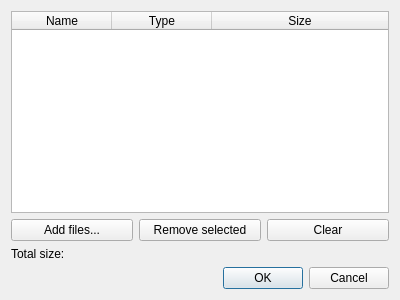
<?xml version="1.0" encoding="UTF-8"?>
<ui version="4.0">
 <class>ResourceDialog</class>
 <widget class="QDialog" name="ResourceDialog">
  <property name="geometry">
   <rect>
    <x>0</x>
    <y>0</y>
    <width>400</width>
    <height>300</height>
   </rect>
  </property>
  <property name="windowTitle">
   <string>Script resources</string>
  </property>
  <property name="windowIcon">
   <iconset resource="gui.qrc">
    <normaloff>:/icons/resources.png</normaloff>:/icons/resources.png</iconset>
  </property>
  <layout class="QVBoxLayout" name="verticalLayout">
   <item>
    <widget class="ResourceTableWidget" name="resourcesTableWidget">
     <property name="editTriggers">
      <set>QAbstractItemView::AnyKeyPressed|QAbstractItemView::DoubleClicked|QAbstractItemView::EditKeyPressed</set>
     </property>
     <property name="dragDropMode">
      <enum>QAbstractItemView::DropOnly</enum>
     </property>
     <property name="alternatingRowColors">
      <bool>true</bool>
     </property>
     <property name="selectionBehavior">
      <enum>QAbstractItemView::SelectRows</enum>
     </property>
     <property name="sortingEnabled">
      <bool>true</bool>
     </property>
     <attribute name="horizontalHeaderStretchLastSection">
      <bool>true</bool>
     </attribute>
     <attribute name="verticalHeaderVisible">
      <bool>false</bool>
     </attribute>
     <column>
      <property name="text">
       <string>Name</string>
      </property>
     </column>
     <column>
      <property name="text">
       <string>Type</string>
      </property>
     </column>
     <column>
      <property name="text">
       <string>Size</string>
      </property>
     </column>
    </widget>
   </item>
   <item>
    <layout class="QHBoxLayout" name="horizontalLayout">
     <item>
      <widget class="QPushButton" name="addFilesPushButton">
       <property name="text">
        <string>Add files...</string>
       </property>
      </widget>
     </item>
     <item>
      <widget class="QPushButton" name="removeSelectedPushButton">
       <property name="text">
        <string>Remove selected</string>
       </property>
      </widget>
     </item>
     <item>
      <widget class="QPushButton" name="clearPushButton">
       <property name="text">
        <string>Clear</string>
       </property>
      </widget>
     </item>
    </layout>
   </item>
   <item>
    <layout class="QFormLayout" name="formLayout">
     <item row="0" column="0">
      <widget class="QLabel" name="label">
       <property name="text">
        <string>Total size:</string>
       </property>
      </widget>
     </item>
     <item row="0" column="1">
      <widget class="QLabel" name="totalSizeLabel">
       <property name="text">
        <string/>
       </property>
      </widget>
     </item>
    </layout>
   </item>
   <item>
    <widget class="QDialogButtonBox" name="buttonBox">
     <property name="orientation">
      <enum>Qt::Horizontal</enum>
     </property>
     <property name="standardButtons">
      <set>QDialogButtonBox::Cancel|QDialogButtonBox::Ok</set>
     </property>
    </widget>
   </item>
  </layout>
 </widget>
 <customwidgets>
  <customwidget>
   <class>ResourceTableWidget</class>
   <extends>QTableWidget</extends>
   <header>resourcetablewidget.h</header>
  </customwidget>
 </customwidgets>
 <resources>
  <include location="gui.qrc"/>
 </resources>
 <connections>
  <connection>
   <sender>buttonBox</sender>
   <signal>accepted()</signal>
   <receiver>ResourceDialog</receiver>
   <slot>accept()</slot>
   <hints>
    <hint type="sourcelabel">
     <x>248</x>
     <y>254</y>
    </hint>
    <hint type="destinationlabel">
     <x>157</x>
     <y>274</y>
    </hint>
   </hints>
  </connection>
  <connection>
   <sender>buttonBox</sender>
   <signal>rejected()</signal>
   <receiver>ResourceDialog</receiver>
   <slot>reject()</slot>
   <hints>
    <hint type="sourcelabel">
     <x>316</x>
     <y>260</y>
    </hint>
    <hint type="destinationlabel">
     <x>286</x>
     <y>274</y>
    </hint>
   </hints>
  </connection>
 </connections>
</ui>
